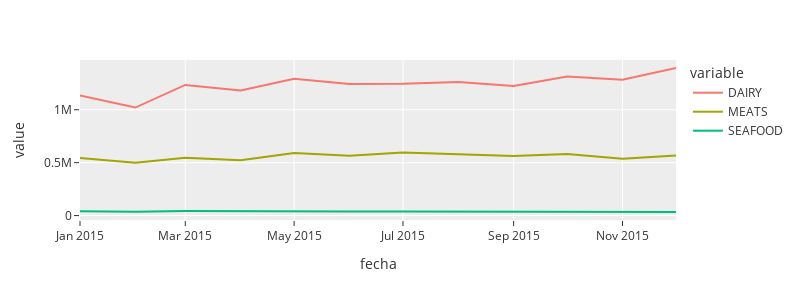

Notebook code for this chart:
### Markdown cell above
# Plotly

### Code cell
fig = px.line(
    df,
    width=800, # DIMENSIONES del ancho en pixeles
    height=300,  # DIMENSIONES del alto en pixeles
    template='ggplot2' # ESTILOS POR TEMA: https://plotly.com/python/templates/
)
fig.show()

### Figure 1 — Plotly figure (JSON) as saved in the notebook; plotly's stock layout.template omitted (floating-point values rounded to 4 significant figures)
{"data": [{"hovertemplate": "variable=DAIRY<br>fecha=%{x}<br>value=%{y}<extra></extra>", "legendgroup": "DAIRY", "line": {"color": "#F8766D", "dash": "solid"}, "marker": {"symbol": "circle"}, "mode": "lines", "name": "DAIRY", "orientation": "v", "showlegend": true, "type": "scatter", "x": ["2015-01", "2015-02", "2015-03", "2015-04", "2015-05", "2015-06", "2015-07", "2015-08", "2015-09", "2015-10", "2015-11", "2015-12"], "xaxis": "x", "y": [1134521, 1020747, 1234851, 1181180, 1293308, 1243588, 1244815, 1263428, 1224619, 1314827, 1283672, 1394582], "yaxis": "y"}, {"hovertemplate": "variable=MEATS<br>fecha=%{x}<br>value=%{y}<extra></extra>", "legendgroup": "MEATS", "line": {"color": "#A3A500", "dash": "solid"}, "marker": {"symbol": "circle"}, "mode": "lines", "name": "MEATS", "orientation": "v", "showlegend": true, "type": "scatter", "x": ["2015-01", "2015-02", "2015-03", "2015-04", "2015-05", "2015-06", "2015-07", "2015-08", "2015-09", "2015-10", "2015-11", "2015-12"], "xaxis": "x", "y": [543100.0, 498700.0, 546500.0, 522300.0, 591700.0, 565000.0, 594900.0, 581200.0, 562700.0, 580800.0, 535900.0, 567400.0], "yaxis": "y"}, {"hovertemplate": "variable=SEAFOOD<br>fecha=%{x}<br>value=%{y}<extra></extra>", "legendgroup": "SEAFOOD", "line": {"color": "#00BF7D", "dash": "solid"}, "marker": {"symbol": "circle"}, "mode": "lines", "name": "SEAFOOD", "orientation": "v", "showlegend": true, "type": "scatter", "x": ["2015-01", "2015-02", "2015-03", "2015-04", "2015-05", "2015-06", "2015-07", "2015-08", "2015-09", "2015-10", "2015-11", "2015-12"], "xaxis": "x", "y": [40470.0, 36070.0, 43810.0, 39980.0, 42510.0, 38780.0, 38540.0, 37770.0, 41910.0, 41420.0, 38820.0, 33730.0], "yaxis": "y"}], "layout": {"height": 300, "legend": {"title": {"text": "variable"}, "tracegroupgap": 0}, "margin": {"t": 60}, "width": 800, "xaxis": {"anchor": "y", "domain": [0, 1], "title": {"text": "fecha"}}, "yaxis": {"anchor": "x", "domain": [0, 1], "title": {"text": "value"}}}}
